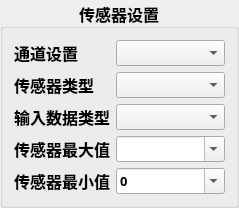
              <widget class="QGroupBox" name="groupBoxSensor">
               <property name="font">
                <font>
                 <family>黑体</family>
                 <pointsize>12</pointsize>
                 <weight>75</weight>
                 <bold>true</bold>
                </font>
               </property>
               <property name="title">
                <string>传感器设置</string>
               </property>
               <property name="alignment">
                <set>Qt::AlignCenter</set>
               </property>
               <layout class="QGridLayout" name="gridLayout_6">
                <item row="0" column="0">
                 <widget class="QLabel" name="labelChannel">
                  <property name="sizePolicy">
                   <sizepolicy hsizetype="Fixed" vsizetype="Preferred">
                    <horstretch>0</horstretch>
                    <verstretch>0</verstretch>
                   </sizepolicy>
                  </property>
                  <property name="minimumSize">
                   <size>
                    <width>0</width>
                    <height>3</height>
                   </size>
                  </property>
                  <property name="font">
                   <font>
                    <family>楷体</family>
                    <pointsize>12</pointsize>
                    <weight>75</weight>
                    <bold>true</bold>
                   </font>
                  </property>
                  <property name="layoutDirection">
                   <enum>Qt::LeftToRight</enum>
                  </property>
                  <property name="autoFillBackground">
                   <bool>false</bool>
                  </property>
                  <property name="frameShape">
                   <enum>QFrame::Box</enum>
                  </property>
                  <property name="frameShadow">
                   <enum>QFrame::Plain</enum>
                  </property>
                  <property name="lineWidth">
                   <number>0</number>
                  </property>
                  <property name="text">
                   <string>通道设置</string>
                  </property>
                  <property name="alignment">
                   <set>Qt::AlignCenter</set>
                  </property>
                  <property name="wordWrap">
                   <bool>true</bool>
                  </property>
                  <property name="margin">
                   <number>4</number>
                  </property>
                  <property name="indent">
                   <number>5</number>
                  </property>
                  <property name="openExternalLinks">
                   <bool>false</bool>
                  </property>
                  <property name="buddy">
                   <cstring>comboBoxChannel</cstring>
                  </property>
                 </widget>
                </item>
                <item row="0" column="1">
                 <widget class="QComboBox" name="comboBoxChannel">
                  <property name="enabled">
                   <bool>true</bool>
                  </property>
                  <property name="sizePolicy">
                   <sizepolicy hsizetype="Maximum" vsizetype="Fixed">
                    <horstretch>0</horstretch>
                    <verstretch>0</verstretch>
                   </sizepolicy>
                  </property>
                  <property name="maximumSize">
                   <size>
                    <width>150</width>
                    <height>16777215</height>
                   </size>
                  </property>
                  <property name="font">
                   <font>
                    <family>宋体</family>
                    <pointsize>10</pointsize>
                   </font>
                  </property>
                  <property name="editable">
                   <bool>false</bool>
                  </property>
                  <property name="currentIndex">
                   <number>-1</number>
                  </property>
                  <property name="maxVisibleItems">
                   <number>10</number>
                  </property>
                 </widget>
                </item>
                <item row="1" column="0">
                 <widget class="QLabel" name="labelSensorType">
                  <property name="sizePolicy">
                   <sizepolicy hsizetype="Fixed" vsizetype="Preferred">
                    <horstretch>0</horstretch>
                    <verstretch>0</verstretch>
                   </sizepolicy>
                  </property>
                  <property name="font">
                   <font>
                    <family>楷体</family>
                    <pointsize>12</pointsize>
                    <weight>75</weight>
                    <bold>true</bold>
                    <kerning>true</kerning>
                   </font>
                  </property>
                  <property name="text">
                   <string>传感器类型</string>
                  </property>
                  <property name="alignment">
                   <set>Qt::AlignCenter</set>
                  </property>
                  <property name="buddy">
                   <cstring>comboBoxSensorType</cstring>
                  </property>
                 </widget>
                </item>
                <item row="1" column="1">
                 <widget class="QComboBox" name="comboBoxSensorType">
                  <property name="sizePolicy">
                   <sizepolicy hsizetype="Maximum" vsizetype="Fixed">
                    <horstretch>0</horstretch>
                    <verstretch>0</verstretch>
                   </sizepolicy>
                  </property>
                  <property name="maximumSize">
                   <size>
                    <width>150</width>
                    <height>16777215</height>
                   </size>
                  </property>
                  <property name="font">
                   <font>
                    <family>宋体</family>
                    <pointsize>10</pointsize>
                   </font>
                  </property>
                  <item>
                   <property name="text">
                    <string/>
                   </property>
                  </item>
                  <item>
                   <property name="text">
                    <string>电压传感器</string>
                   </property>
                  </item>
                  <item>
                   <property name="text">
                    <string>压力传感器</string>
                   </property>
                  </item>
                  <item>
                   <property name="text">
                    <string>温度传感器</string>
                   </property>
                  </item>
                  <item>
                   <property name="text">
                    <string>加速度传感器</string>
                   </property>
                  </item>
                  <item>
                   <property name="text">
                    <string>速度传感器</string>
                   </property>
                  </item>
                  <item>
                   <property name="text">
                    <string>位移传感器</string>
                   </property>
                  </item>
                  <item>
                   <property name="text">
                    <string>电流传感器</string>
                   </property>
                  </item>
                 </widget>
                </item>
                <item row="2" column="0">
                 <widget class="QLabel" name="labelDateType">
                  <property name="sizePolicy">
                   <sizepolicy hsizetype="Fixed" vsizetype="Preferred">
                    <horstretch>0</horstretch>
                    <verstretch>0</verstretch>
                   </sizepolicy>
                  </property>
                  <property name="font">
                   <font>
                    <family>楷体</family>
                    <pointsize>12</pointsize>
                    <weight>75</weight>
                    <bold>true</bold>
                    <kerning>true</kerning>
                   </font>
                  </property>
                  <property name="text">
                   <string>输入数据类型</string>
                  </property>
                  <property name="alignment">
                   <set>Qt::AlignCenter</set>
                  </property>
                  <property name="buddy">
                   <cstring>comboBoxDataType</cstring>
                  </property>
                 </widget>
                </item>
                <item row="2" column="1">
                 <widget class="QComboBox" name="comboBoxDataType">
                  <property name="sizePolicy">
                   <sizepolicy hsizetype="Maximum" vsizetype="Fixed">
                    <horstretch>0</horstretch>
                    <verstretch>0</verstretch>
                   </sizepolicy>
                  </property>
                  <property name="maximumSize">
                   <size>
                    <width>150</width>
                    <height>16777215</height>
                   </size>
                  </property>
                  <property name="font">
                   <font>
                    <family>宋体</family>
                    <pointsize>10</pointsize>
                   </font>
                  </property>
                  <item>
                   <property name="text">
                    <string/>
                   </property>
                  </item>
                  <item>
                   <property name="text">
                    <string>模拟量输入</string>
                   </property>
                  </item>
                  <item>
                   <property name="text">
                    <string>数字量输入</string>
                   </property>
                  </item>
                 </widget>
                </item>
                <item row="3" column="0">
                 <widget class="QLabel" name="labelSensorMax">
                  <property name="sizePolicy">
                   <sizepolicy hsizetype="Fixed" vsizetype="Preferred">
                    <horstretch>0</horstretch>
                    <verstretch>0</verstretch>
                   </sizepolicy>
                  </property>
                  <property name="font">
                   <font>
                    <family>楷体</family>
                    <pointsize>12</pointsize>
                    <weight>75</weight>
                    <bold>true</bold>
                    <kerning>true</kerning>
                   </font>
                  </property>
                  <property name="text">
                   <string>传感器最大值</string>
                  </property>
                  <property name="alignment">
                   <set>Qt::AlignCenter</set>
                  </property>
                  <property name="buddy">
                   <cstring>comboBoxSensorMax</cstring>
                  </property>
                 </widget>
                </item>
                <item row="3" column="1">
                 <widget class="QComboBox" name="comboBoxSensorMax">
                  <property name="sizePolicy">
                   <sizepolicy hsizetype="Maximum" vsizetype="Fixed">
                    <horstretch>0</horstretch>
                    <verstretch>0</verstretch>
                   </sizepolicy>
                  </property>
                  <property name="maximumSize">
                   <size>
                    <width>150</width>
                    <height>16777215</height>
                   </size>
                  </property>
                  <property name="font">
                   <font>
                    <family>宋体</family>
                    <pointsize>10</pointsize>
                   </font>
                  </property>
                  <property name="editable">
                   <bool>true</bool>
                  </property>
                  <property name="currentText">
                   <string/>
                  </property>
                  <property name="currentIndex">
                   <number>-1</number>
                  </property>
                 </widget>
                </item>
                <item row="4" column="0">
                 <widget class="QLabel" name="labelSensorMin">
                  <property name="sizePolicy">
                   <sizepolicy hsizetype="Fixed" vsizetype="Preferred">
                    <horstretch>0</horstretch>
                    <verstretch>0</verstretch>
                   </sizepolicy>
                  </property>
                  <property name="font">
                   <font>
                    <family>楷体</family>
                    <pointsize>12</pointsize>
                    <weight>75</weight>
                    <bold>true</bold>
                    <kerning>true</kerning>
                   </font>
                  </property>
                  <property name="text">
                   <string>传感器最小值</string>
                  </property>
                  <property name="alignment">
                   <set>Qt::AlignCenter</set>
                  </property>
                  <property name="buddy">
                   <cstring>comboBoxSensorMin</cstring>
                  </property>
                 </widget>
                </item>
                <item row="4" column="1">
                 <widget class="QComboBox" name="comboBoxSensorMin">
                  <property name="sizePolicy">
                   <sizepolicy hsizetype="Maximum" vsizetype="Fixed">
                    <horstretch>0</horstretch>
                    <verstretch>0</verstretch>
                   </sizepolicy>
                  </property>
                  <property name="maximumSize">
                   <size>
                    <width>150</width>
                    <height>16777215</height>
                   </size>
                  </property>
                  <property name="font">
                   <font>
                    <family>宋体</family>
                    <pointsize>10</pointsize>
                   </font>
                  </property>
                  <property name="editable">
                   <bool>true</bool>
                  </property>
                  <property name="currentText">
                   <string>0</string>
                  </property>
                 </widget>
                </item>
               </layout>
              </widget>
